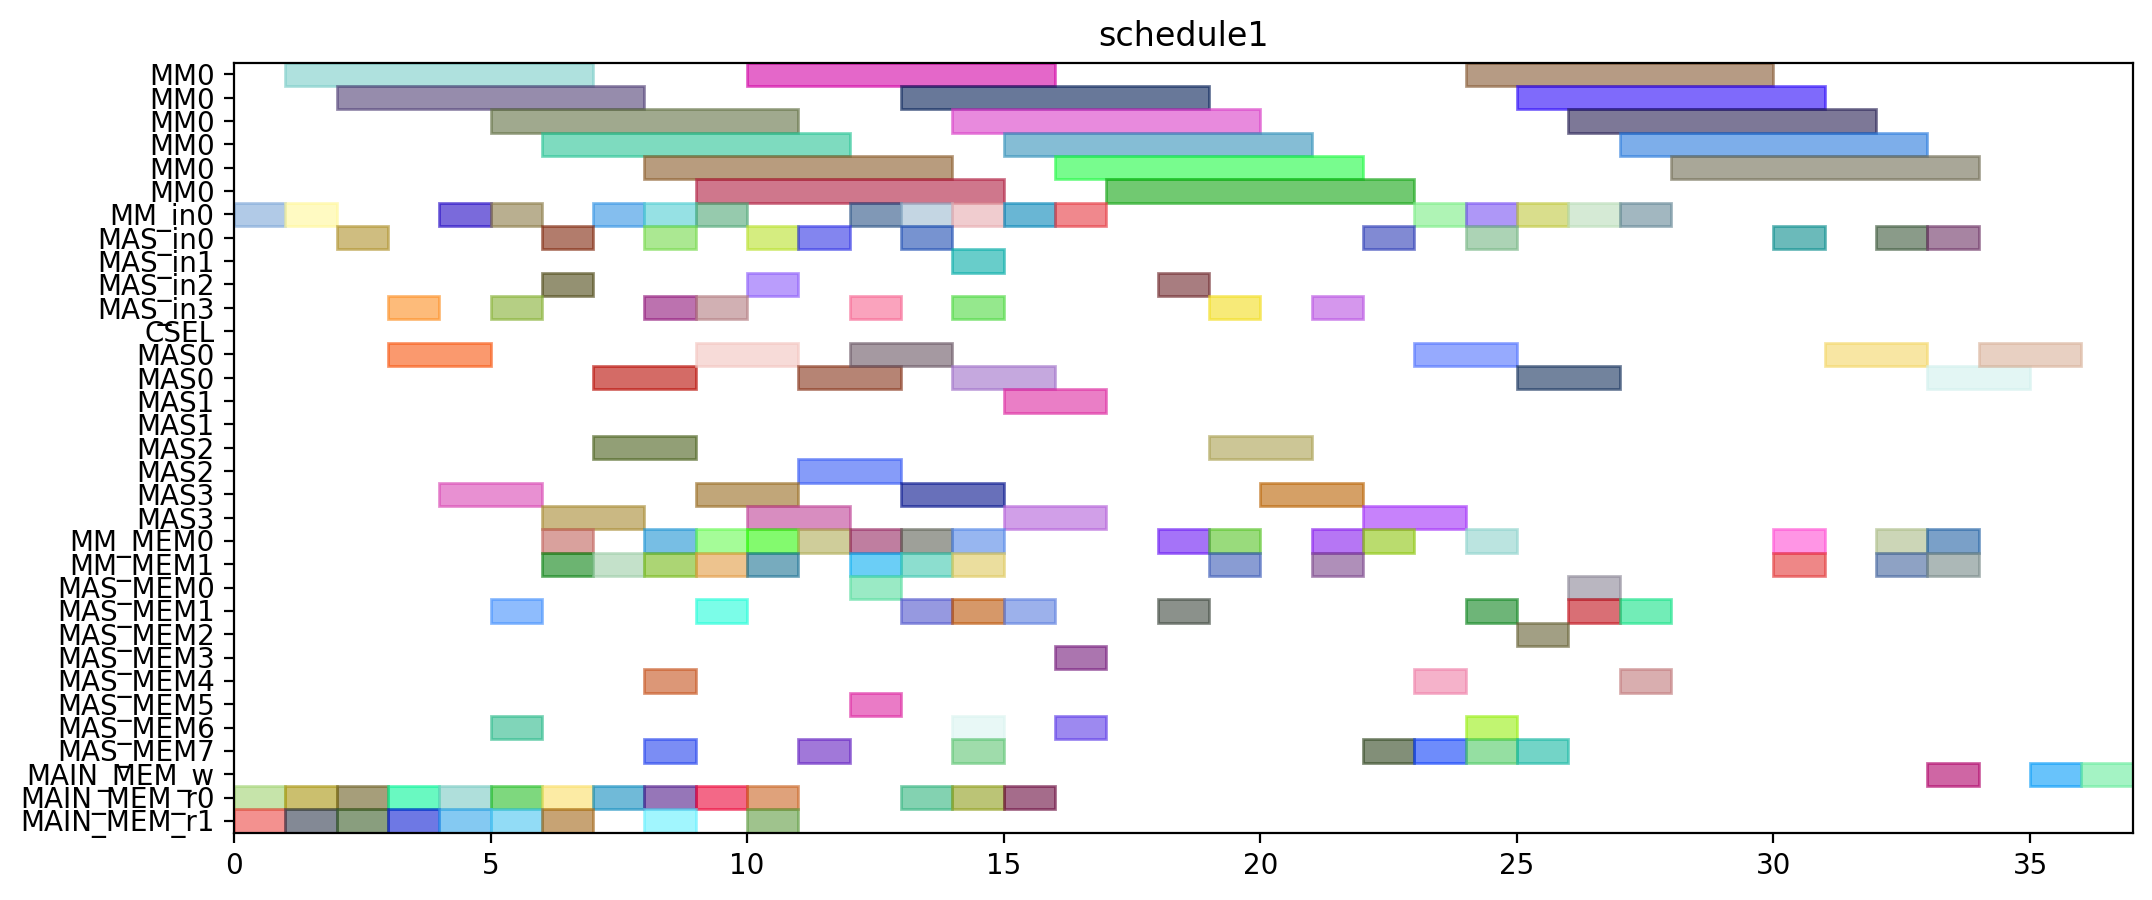

The script that drew this image:
from pyschedule import Scenario, solvers, plotters, alt


def solve():
	horizon = 144
	S = Scenario("schedule1", horizon=horizon)

	# resource
	MM = S.Resources('MM', num=1, size=6)
	MM_in = S.Resources('MM_in', num=1)
	MAS_in = S.Resources('MAS_in', num=4)
	CSEL = S.Resource('CSEL')
	MAS = S.Resources('MAS', num=4, size=2, periods=range(1, horizon))
	MM_MEM = S.Resources('MM_MEM', num=2)
	MAS_MEM = S.Resources('MAS_MEM', num=8)
	MAIN_MEM_w = S.Resource('MAIN_MEM_w', size=1)
	MAIN_MEM_r = S.Resources('MAIN_MEM_r', num=2)

	# result of previous scheduling
	t0_in = S.Task('t0_in', length=1, delay_cost=1)
	S += t0_in >= 0
	t0_in += MM_in[0]

	t0_mem0 = S.Task('t0_mem0', length=1, delay_cost=1)
	S += t0_mem0 >= 0
	t0_mem0 += MAIN_MEM_r[0]

	t0_mem1 = S.Task('t0_mem1', length=1, delay_cost=1)
	S += t0_mem1 >= 0
	t0_mem1 += MAIN_MEM_r[1]

	t0 = S.Task('t0', length=6, delay_cost=1)
	S += t0 >= 1
	t0 += MM[0]

	t2_in = S.Task('t2_in', length=1, delay_cost=1)
	S += t2_in >= 1
	t2_in += MM_in[0]

	t2_mem0 = S.Task('t2_mem0', length=1, delay_cost=1)
	S += t2_mem0 >= 1
	t2_mem0 += MAIN_MEM_r[0]

	t2_mem1 = S.Task('t2_mem1', length=1, delay_cost=1)
	S += t2_mem1 >= 1
	t2_mem1 += MAIN_MEM_r[1]

	t2 = S.Task('t2', length=6, delay_cost=1)
	S += t2 >= 2
	t2 += MM[0]

	t9_in = S.Task('t9_in', length=1, delay_cost=1)
	S += t9_in >= 2
	t9_in += MAS_in[0]

	t9_mem0 = S.Task('t9_mem0', length=1, delay_cost=1)
	S += t9_mem0 >= 2
	t9_mem0 += MAIN_MEM_r[0]

	t9_mem1 = S.Task('t9_mem1', length=1, delay_cost=1)
	S += t9_mem1 >= 2
	t9_mem1 += MAIN_MEM_r[1]

	t8_in = S.Task('t8_in', length=1, delay_cost=1)
	S += t8_in >= 3
	t8_in += MAS_in[3]

	t8_mem0 = S.Task('t8_mem0', length=1, delay_cost=1)
	S += t8_mem0 >= 3
	t8_mem0 += MAIN_MEM_r[0]

	t8_mem1 = S.Task('t8_mem1', length=1, delay_cost=1)
	S += t8_mem1 >= 3
	t8_mem1 += MAIN_MEM_r[1]

	t9 = S.Task('t9', length=2, delay_cost=1)
	S += t9 >= 3
	t9 += MAS[0]

	t1_in = S.Task('t1_in', length=1, delay_cost=1)
	S += t1_in >= 4
	t1_in += MM_in[0]

	t1_mem0 = S.Task('t1_mem0', length=1, delay_cost=1)
	S += t1_mem0 >= 4
	t1_mem0 += MAIN_MEM_r[0]

	t1_mem1 = S.Task('t1_mem1', length=1, delay_cost=1)
	S += t1_mem1 >= 4
	t1_mem1 += MAIN_MEM_r[1]

	t8 = S.Task('t8', length=2, delay_cost=1)
	S += t8 >= 4
	t8 += MAS[3]

	t1 = S.Task('t1', length=6, delay_cost=1)
	S += t1 >= 5
	t1 += MM[0]

	t10_in = S.Task('t10_in', length=1, delay_cost=1)
	S += t10_in >= 5
	t10_in += MM_in[0]

	t10_mem0 = S.Task('t10_mem0', length=1, delay_cost=1)
	S += t10_mem0 >= 5
	t10_mem0 += MAS_MEM[6]

	t10_mem1 = S.Task('t10_mem1', length=1, delay_cost=1)
	S += t10_mem1 >= 5
	t10_mem1 += MAS_MEM[1]

	t4_in = S.Task('t4_in', length=1, delay_cost=1)
	S += t4_in >= 5
	t4_in += MAS_in[3]

	t4_mem0 = S.Task('t4_mem0', length=1, delay_cost=1)
	S += t4_mem0 >= 5
	t4_mem0 += MAIN_MEM_r[0]

	t4_mem1 = S.Task('t4_mem1', length=1, delay_cost=1)
	S += t4_mem1 >= 5
	t4_mem1 += MAIN_MEM_r[1]

	t10 = S.Task('t10', length=6, delay_cost=1)
	S += t10 >= 6
	t10 += MM[0]

	t24_in = S.Task('t24_in', length=1, delay_cost=1)
	S += t24_in >= 6
	t24_in += MAS_in[0]

	t24_mem0 = S.Task('t24_mem0', length=1, delay_cost=1)
	S += t24_mem0 >= 6
	t24_mem0 += MM_MEM[0]

	t24_mem1 = S.Task('t24_mem1', length=1, delay_cost=1)
	S += t24_mem1 >= 6
	t24_mem1 += MM_MEM[1]

	t3_in = S.Task('t3_in', length=1, delay_cost=1)
	S += t3_in >= 6
	t3_in += MAS_in[2]

	t3_mem0 = S.Task('t3_mem0', length=1, delay_cost=1)
	S += t3_mem0 >= 6
	t3_mem0 += MAIN_MEM_r[0]

	t3_mem1 = S.Task('t3_mem1', length=1, delay_cost=1)
	S += t3_mem1 >= 6
	t3_mem1 += MAIN_MEM_r[1]

	t4 = S.Task('t4', length=2, delay_cost=1)
	S += t4 >= 6
	t4 += MAS[3]

	t24 = S.Task('t24', length=2, delay_cost=1)
	S += t24 >= 7
	t24 += MAS[0]

	t26_in = S.Task('t26_in', length=1, delay_cost=1)
	S += t26_in >= 7
	t26_in += MM_in[0]

	t26_mem0 = S.Task('t26_mem0', length=1, delay_cost=1)
	S += t26_mem0 >= 7
	t26_mem0 += MAIN_MEM_r[0]

	t26_mem1 = S.Task('t26_mem1', length=1, delay_cost=1)
	S += t26_mem1 >= 7
	t26_mem1 += MM_MEM[1]

	t3 = S.Task('t3', length=2, delay_cost=1)
	S += t3 >= 7
	t3 += MAS[2]

	t11_in = S.Task('t11_in', length=1, delay_cost=1)
	S += t11_in >= 8
	t11_in += MAS_in[3]

	t11_mem0 = S.Task('t11_mem0', length=1, delay_cost=1)
	S += t11_mem0 >= 8
	t11_mem0 += MM_MEM[0]

	t11_mem1 = S.Task('t11_mem1', length=1, delay_cost=1)
	S += t11_mem1 >= 8
	t11_mem1 += MM_MEM[1]

	t13_in = S.Task('t13_in', length=1, delay_cost=1)
	S += t13_in >= 8
	t13_in += MAS_in[0]

	t13_mem0 = S.Task('t13_mem0', length=1, delay_cost=1)
	S += t13_mem0 >= 8
	t13_mem0 += MAIN_MEM_r[0]

	t13_mem1 = S.Task('t13_mem1', length=1, delay_cost=1)
	S += t13_mem1 >= 8
	t13_mem1 += MAIN_MEM_r[1]

	t26 = S.Task('t26', length=6, delay_cost=1)
	S += t26 >= 8
	t26 += MM[0]

	t5_in = S.Task('t5_in', length=1, delay_cost=1)
	S += t5_in >= 8
	t5_in += MM_in[0]

	t5_mem0 = S.Task('t5_mem0', length=1, delay_cost=1)
	S += t5_mem0 >= 8
	t5_mem0 += MAS_MEM[4]

	t5_mem1 = S.Task('t5_mem1', length=1, delay_cost=1)
	S += t5_mem1 >= 8
	t5_mem1 += MAS_MEM[7]

	t11 = S.Task('t11', length=2, delay_cost=1)
	S += t11 >= 9
	t11 += MAS[3]

	t13 = S.Task('t13', length=2, delay_cost=1)
	S += t13 >= 9
	t13 += MAS[0]

	t19_in = S.Task('t19_in', length=1, delay_cost=1)
	S += t19_in >= 9
	t19_in += MM_in[0]

	t19_mem0 = S.Task('t19_mem0', length=1, delay_cost=1)
	S += t19_mem0 >= 9
	t19_mem0 += MAIN_MEM_r[0]

	t19_mem1 = S.Task('t19_mem1', length=1, delay_cost=1)
	S += t19_mem1 >= 9
	t19_mem1 += MM_MEM[1]

	t25_in = S.Task('t25_in', length=1, delay_cost=1)
	S += t25_in >= 9
	t25_in += MAS_in[3]

	t25_mem0 = S.Task('t25_mem0', length=1, delay_cost=1)
	S += t25_mem0 >= 9
	t25_mem0 += MM_MEM[0]

	t25_mem1 = S.Task('t25_mem1', length=1, delay_cost=1)
	S += t25_mem1 >= 9
	t25_mem1 += MAS_MEM[1]

	t5 = S.Task('t5', length=6, delay_cost=1)
	S += t5 >= 9
	t5 += MM[0]

	t14_in = S.Task('t14_in', length=1, delay_cost=1)
	S += t14_in >= 10
	t14_in += MAS_in[2]

	t14_mem0 = S.Task('t14_mem0', length=1, delay_cost=1)
	S += t14_mem0 >= 10
	t14_mem0 += MAIN_MEM_r[0]

	t14_mem1 = S.Task('t14_mem1', length=1, delay_cost=1)
	S += t14_mem1 >= 10
	t14_mem1 += MAIN_MEM_r[1]

	t16_in = S.Task('t16_in', length=1, delay_cost=1)
	S += t16_in >= 10
	t16_in += MAS_in[0]

	t16_mem0 = S.Task('t16_mem0', length=1, delay_cost=1)
	S += t16_mem0 >= 10
	t16_mem0 += MM_MEM[0]

	t16_mem1 = S.Task('t16_mem1', length=1, delay_cost=1)
	S += t16_mem1 >= 10
	t16_mem1 += MM_MEM[1]

	t19 = S.Task('t19', length=6, delay_cost=1)
	S += t19 >= 10
	t19 += MM[0]

	t25 = S.Task('t25', length=2, delay_cost=1)
	S += t25 >= 10
	t25 += MAS[3]

	t12_in = S.Task('t12_in', length=1, delay_cost=1)
	S += t12_in >= 11
	t12_in += MAS_in[0]

	t12_mem0 = S.Task('t12_mem0', length=1, delay_cost=1)
	S += t12_mem0 >= 11
	t12_mem0 += MM_MEM[0]

	t12_mem1 = S.Task('t12_mem1', length=1, delay_cost=1)
	S += t12_mem1 >= 11
	t12_mem1 += MAS_MEM[7]

	t14 = S.Task('t14', length=2, delay_cost=1)
	S += t14 >= 11
	t14 += MAS[2]

	t16 = S.Task('t16', length=2, delay_cost=1)
	S += t16 >= 11
	t16 += MAS[0]

	t12 = S.Task('t12', length=2, delay_cost=1)
	S += t12 >= 12
	t12 += MAS[0]

	t15_in = S.Task('t15_in', length=1, delay_cost=1)
	S += t15_in >= 12
	t15_in += MM_in[0]

	t15_mem0 = S.Task('t15_mem0', length=1, delay_cost=1)
	S += t15_mem0 >= 12
	t15_mem0 += MAS_MEM[0]

	t15_mem1 = S.Task('t15_mem1', length=1, delay_cost=1)
	S += t15_mem1 >= 12
	t15_mem1 += MAS_MEM[5]

	t6_in = S.Task('t6_in', length=1, delay_cost=1)
	S += t6_in >= 12
	t6_in += MAS_in[3]

	t6_mem0 = S.Task('t6_mem0', length=1, delay_cost=1)
	S += t6_mem0 >= 12
	t6_mem0 += MM_MEM[0]

	t6_mem1 = S.Task('t6_mem1', length=1, delay_cost=1)
	S += t6_mem1 >= 12
	t6_mem1 += MM_MEM[1]

	t15 = S.Task('t15', length=6, delay_cost=1)
	S += t15 >= 13
	t15 += MM[0]

	t18_in = S.Task('t18_in', length=1, delay_cost=1)
	S += t18_in >= 13
	t18_in += MM_in[0]

	t18_mem0 = S.Task('t18_mem0', length=1, delay_cost=1)
	S += t18_mem0 >= 13
	t18_mem0 += MAIN_MEM_r[0]

	t18_mem1 = S.Task('t18_mem1', length=1, delay_cost=1)
	S += t18_mem1 >= 13
	t18_mem1 += MAS_MEM[1]

	t29_in = S.Task('t29_in', length=1, delay_cost=1)
	S += t29_in >= 13
	t29_in += MAS_in[0]

	t29_mem0 = S.Task('t29_mem0', length=1, delay_cost=1)
	S += t29_mem0 >= 13
	t29_mem0 += MM_MEM[0]

	t29_mem1 = S.Task('t29_mem1', length=1, delay_cost=1)
	S += t29_mem1 >= 13
	t29_mem1 += MM_MEM[1]

	t6 = S.Task('t6', length=2, delay_cost=1)
	S += t6 >= 13
	t6 += MAS[3]

	t18 = S.Task('t18', length=6, delay_cost=1)
	S += t18 >= 14
	t18 += MM[0]

	t27_in = S.Task('t27_in', length=1, delay_cost=1)
	S += t27_in >= 14
	t27_in += MM_in[0]

	t27_mem0 = S.Task('t27_mem0', length=1, delay_cost=1)
	S += t27_mem0 >= 14
	t27_mem0 += MAIN_MEM_r[0]

	t27_mem1 = S.Task('t27_mem1', length=1, delay_cost=1)
	S += t27_mem1 >= 14
	t27_mem1 += MAS_MEM[1]

	t28_in = S.Task('t28_in', length=1, delay_cost=1)
	S += t28_in >= 14
	t28_in += MAS_in[1]

	t28_mem0 = S.Task('t28_mem0', length=1, delay_cost=1)
	S += t28_mem0 >= 14
	t28_mem0 += MAS_MEM[6]

	t28_mem1 = S.Task('t28_mem1', length=1, delay_cost=1)
	S += t28_mem1 >= 14
	t28_mem1 += MM_MEM[1]

	t29 = S.Task('t29', length=2, delay_cost=1)
	S += t29 >= 14
	t29 += MAS[0]

	t7_in = S.Task('t7_in', length=1, delay_cost=1)
	S += t7_in >= 14
	t7_in += MAS_in[3]

	t7_mem0 = S.Task('t7_mem0', length=1, delay_cost=1)
	S += t7_mem0 >= 14
	t7_mem0 += MM_MEM[0]

	t7_mem1 = S.Task('t7_mem1', length=1, delay_cost=1)
	S += t7_mem1 >= 14
	t7_mem1 += MAS_MEM[7]

	t27 = S.Task('t27', length=6, delay_cost=1)
	S += t27 >= 15
	t27 += MM[0]

	t28 = S.Task('t28', length=2, delay_cost=1)
	S += t28 >= 15
	t28 += MAS[1]

	t30_in = S.Task('t30_in', length=1, delay_cost=1)
	S += t30_in >= 15
	t30_in += MM_in[0]

	t30_mem0 = S.Task('t30_mem0', length=1, delay_cost=1)
	S += t30_mem0 >= 15
	t30_mem0 += MAIN_MEM_r[0]

	t30_mem1 = S.Task('t30_mem1', length=1, delay_cost=1)
	S += t30_mem1 >= 15
	t30_mem1 += MAS_MEM[1]

	t7 = S.Task('t7', length=2, delay_cost=1)
	S += t7 >= 15
	t7 += MAS[3]

	t30 = S.Task('t30', length=6, delay_cost=1)
	S += t30 >= 16
	t30 += MM[0]

	t35_in = S.Task('t35_in', length=1, delay_cost=1)
	S += t35_in >= 16
	t35_in += MM_in[0]

	t35_mem0 = S.Task('t35_mem0', length=1, delay_cost=1)
	S += t35_mem0 >= 16
	t35_mem0 += MAS_MEM[6]

	t35_mem1 = S.Task('t35_mem1', length=1, delay_cost=1)
	S += t35_mem1 >= 16
	t35_mem1 += MAS_MEM[3]

	t35 = S.Task('t35', length=6, delay_cost=1)
	S += t35 >= 17
	t35 += MM[0]

	t17_in = S.Task('t17_in', length=1, delay_cost=1)
	S += t17_in >= 18
	t17_in += MAS_in[2]

	t17_mem0 = S.Task('t17_mem0', length=1, delay_cost=1)
	S += t17_mem0 >= 18
	t17_mem0 += MM_MEM[0]

	t17_mem1 = S.Task('t17_mem1', length=1, delay_cost=1)
	S += t17_mem1 >= 18
	t17_mem1 += MAS_MEM[1]

	t17 = S.Task('t17', length=2, delay_cost=1)
	S += t17 >= 19
	t17 += MAS[2]

	t20_in = S.Task('t20_in', length=1, delay_cost=1)
	S += t20_in >= 19
	t20_in += MAS_in[3]

	t20_mem0 = S.Task('t20_mem0', length=1, delay_cost=1)
	S += t20_mem0 >= 19
	t20_mem0 += MM_MEM[0]

	t20_mem1 = S.Task('t20_mem1', length=1, delay_cost=1)
	S += t20_mem1 >= 19
	t20_mem1 += MM_MEM[1]

	t20 = S.Task('t20', length=2, delay_cost=1)
	S += t20 >= 20
	t20 += MAS[3]

	t31_in = S.Task('t31_in', length=1, delay_cost=1)
	S += t31_in >= 21
	t31_in += MAS_in[3]

	t31_mem0 = S.Task('t31_mem0', length=1, delay_cost=1)
	S += t31_mem0 >= 21
	t31_mem0 += MM_MEM[0]

	t31_mem1 = S.Task('t31_mem1', length=1, delay_cost=1)
	S += t31_mem1 >= 21
	t31_mem1 += MM_MEM[1]

	t31 = S.Task('t31', length=2, delay_cost=1)
	S += t31 >= 22
	t31 += MAS[3]


	# new tasks
	t21 = S.Task('t21', length=2, delay_cost=1)
	t21 += alt(MAS)
	t21_in = S.Task('t21_in', length=1, delay_cost=1)
	t21_in += alt(MAS_in)
	S += t21_in*MAS_in[0]<=t21*MAS[0]

	S += t21_in*MAS_in[1]<=t21*MAS[1]

	S += t21_in*MAS_in[2]<=t21*MAS[2]

	S += t21_in*MAS_in[3]<=t21*MAS[3]

	t21_mem0 = S.Task('t21_mem0', length=1, delay_cost=1)
	t21_mem0 += MM_MEM[0]
	S += 10 < t21_mem0
	S += t21_mem0 <= t21

	t21_mem1 = S.Task('t21_mem1', length=1, delay_cost=1)
	t21_mem1 += MAS_MEM[7]
	S += 21 < t21_mem1
	S += t21_mem1 <= t21

	t22 = S.Task('t22', length=2, delay_cost=1)
	t22 += alt(MAS)
	t22_in = S.Task('t22_in', length=1, delay_cost=1)
	t22_in += alt(MAS_in)
	S += t22_in*MAS_in[0]<=t22*MAS[0]

	S += t22_in*MAS_in[1]<=t22*MAS[1]

	S += t22_in*MAS_in[2]<=t22*MAS[2]

	S += t22_in*MAS_in[3]<=t22*MAS[3]

	t22_mem0 = S.Task('t22_mem0', length=1, delay_cost=1)
	t22_mem0 += MM_MEM[0]
	S += 10 < t22_mem0
	S += t22_mem0 <= t22

	t22_mem1 = S.Task('t22_mem1', length=1, delay_cost=1)
	t22_mem1 += MAS_MEM[7]
	S += 21 < t22_mem1
	S += t22_mem1 <= t22

	t32 = S.Task('t32', length=6, delay_cost=1)
	t32 += alt(MM)
	t32_in = S.Task('t32_in', length=1, delay_cost=1)
	t32_in += alt(MM_in)
	S += t32_in*MM_in[0]<=t32*MM[0]
	t32_mem0 = S.Task('t32_mem0', length=1, delay_cost=1)
	t32_mem0 += MAS_MEM[2]
	S += 16 < t32_mem0
	S += t32_mem0 <= t32

	t32_mem1 = S.Task('t32_mem1', length=1, delay_cost=1)
	t32_mem1 += MAS_MEM[7]
	S += 23 < t32_mem1
	S += t32_mem1 <= t32

	t33 = S.Task('t33', length=6, delay_cost=1)
	t33 += alt(MM)
	t33_in = S.Task('t33_in', length=1, delay_cost=1)
	t33_in += alt(MM_in)
	S += t33_in*MM_in[0]<=t33*MM[0]
	t33_mem0 = S.Task('t33_mem0', length=1, delay_cost=1)
	t33_mem0 += MAS_MEM[4]
	S += 20 < t33_mem0
	S += t33_mem0 <= t33

	t33_mem1 = S.Task('t33_mem1', length=1, delay_cost=1)
	t33_mem1 += MAS_MEM[7]
	S += 23 < t33_mem1
	S += t33_mem1 <= t33

	t23 = S.Task('t23', length=6, delay_cost=1)
	t23 += alt(MM)
	t23_in = S.Task('t23_in', length=1, delay_cost=1)
	t23_in += alt(MM_in)
	S += t23_in*MM_in[0]<=t23*MM[0]
	t23_mem0 = S.Task('t23_mem0', length=1, delay_cost=1)
	t23_mem0 += alt(MAS_MEM)
	S += (t21*MAS[0])-1 < t23_mem0*MAS_MEM[0]
	S += (t21*MAS[1])-1 < t23_mem0*MAS_MEM[2]
	S += (t21*MAS[2])-1 < t23_mem0*MAS_MEM[4]
	S += (t21*MAS[3])-1 < t23_mem0*MAS_MEM[6]
	S += t23_mem0 <= t23

	t23_mem1 = S.Task('t23_mem1', length=1, delay_cost=1)
	t23_mem1 += alt(MAS_MEM)
	S += (t22*MAS[0])-1 < t23_mem1*MAS_MEM[1]
	S += (t22*MAS[1])-1 < t23_mem1*MAS_MEM[3]
	S += (t22*MAS[2])-1 < t23_mem1*MAS_MEM[5]
	S += (t22*MAS[3])-1 < t23_mem1*MAS_MEM[7]
	S += t23_mem1 <= t23

	t34 = S.Task('t34', length=6, delay_cost=1)
	t34 += alt(MM)
	t34_in = S.Task('t34_in', length=1, delay_cost=1)
	t34_in += alt(MM_in)
	S += t34_in*MM_in[0]<=t34*MM[0]
	t34_mem0 = S.Task('t34_mem0', length=1, delay_cost=1)
	t34_mem0 += MAS_MEM[6]
	S += 16 < t34_mem0
	S += t34_mem0 <= t34

	t34_mem1 = S.Task('t34_mem1', length=1, delay_cost=1)
	t34_mem1 += alt(MAS_MEM)
	S += (t21*MAS[0])-1 < t34_mem1*MAS_MEM[1]
	S += (t21*MAS[1])-1 < t34_mem1*MAS_MEM[3]
	S += (t21*MAS[2])-1 < t34_mem1*MAS_MEM[5]
	S += (t21*MAS[3])-1 < t34_mem1*MAS_MEM[7]
	S += t34_mem1 <= t34

	t36 = S.Task('t36', length=6, delay_cost=1)
	t36 += alt(MM)
	t36_in = S.Task('t36_in', length=1, delay_cost=1)
	t36_in += alt(MM_in)
	S += t36_in*MM_in[0]<=t36*MM[0]
	t36_mem0 = S.Task('t36_mem0', length=1, delay_cost=1)
	t36_mem0 += MAS_MEM[4]
	S += 20 < t36_mem0
	S += t36_mem0 <= t36

	t36_mem1 = S.Task('t36_mem1', length=1, delay_cost=1)
	t36_mem1 += alt(MAS_MEM)
	S += (t22*MAS[0])-1 < t36_mem1*MAS_MEM[1]
	S += (t22*MAS[1])-1 < t36_mem1*MAS_MEM[3]
	S += (t22*MAS[2])-1 < t36_mem1*MAS_MEM[5]
	S += (t22*MAS[3])-1 < t36_mem1*MAS_MEM[7]
	S += t36_mem1 <= t36

	Y_Hash0_new = S.Task('Y_Hash0_new', length=2, delay_cost=1)
	Y_Hash0_new += alt(MAS)
	Y_Hash0_new_in = S.Task('Y_Hash0_new_in', length=1, delay_cost=1)
	Y_Hash0_new_in += alt(MAS_in)
	S += Y_Hash0_new_in*MAS_in[0]<=Y_Hash0_new*MAS[0]

	S += Y_Hash0_new_in*MAS_in[1]<=Y_Hash0_new*MAS[1]

	S += Y_Hash0_new_in*MAS_in[2]<=Y_Hash0_new*MAS[2]

	S += Y_Hash0_new_in*MAS_in[3]<=Y_Hash0_new*MAS[3]

	S += 0<Y_Hash0_new

	Y_Hash0_new_w = S.Task('Y_Hash0_new_w', length=1, delay_cost=1)
	Y_Hash0_new_w += alt(MAIN_MEM_w)
	S += Y_Hash0_new <= Y_Hash0_new_w

	Y_Hash0_new_mem0 = S.Task('Y_Hash0_new_mem0', length=1, delay_cost=1)
	Y_Hash0_new_mem0 += alt(MM_MEM)
	S += (t23*MM[0])-1 < Y_Hash0_new_mem0*MM_MEM[0]
	S += Y_Hash0_new_mem0 <= Y_Hash0_new

	Y_Hash0_new_mem1 = S.Task('Y_Hash0_new_mem1', length=1, delay_cost=1)
	Y_Hash0_new_mem1 += alt(MM_MEM)
	S += (t32*MM[0])-1 < Y_Hash0_new_mem1*MM_MEM[1]
	S += Y_Hash0_new_mem1 <= Y_Hash0_new

	X_Hash0_new = S.Task('X_Hash0_new', length=2, delay_cost=1)
	X_Hash0_new += alt(MAS)
	X_Hash0_new_in = S.Task('X_Hash0_new_in', length=1, delay_cost=1)
	X_Hash0_new_in += alt(MAS_in)
	S += X_Hash0_new_in*MAS_in[0]<=X_Hash0_new*MAS[0]

	S += X_Hash0_new_in*MAS_in[1]<=X_Hash0_new*MAS[1]

	S += X_Hash0_new_in*MAS_in[2]<=X_Hash0_new*MAS[2]

	S += X_Hash0_new_in*MAS_in[3]<=X_Hash0_new*MAS[3]

	S += 0<X_Hash0_new

	X_Hash0_new_w = S.Task('X_Hash0_new_w', length=1, delay_cost=1)
	X_Hash0_new_w += alt(MAIN_MEM_w)
	S += X_Hash0_new <= X_Hash0_new_w

	X_Hash0_new_mem0 = S.Task('X_Hash0_new_mem0', length=1, delay_cost=1)
	X_Hash0_new_mem0 += alt(MM_MEM)
	S += (t34*MM[0])-1 < X_Hash0_new_mem0*MM_MEM[0]
	S += X_Hash0_new_mem0 <= X_Hash0_new

	X_Hash0_new_mem1 = S.Task('X_Hash0_new_mem1', length=1, delay_cost=1)
	X_Hash0_new_mem1 += alt(MM_MEM)
	S += (t33*MM[0])-1 < X_Hash0_new_mem1*MM_MEM[1]
	S += X_Hash0_new_mem1 <= X_Hash0_new

	Z_Hash0_new = S.Task('Z_Hash0_new', length=2, delay_cost=1)
	Z_Hash0_new += alt(MAS)
	Z_Hash0_new_in = S.Task('Z_Hash0_new_in', length=1, delay_cost=1)
	Z_Hash0_new_in += alt(MAS_in)
	S += Z_Hash0_new_in*MAS_in[0]<=Z_Hash0_new*MAS[0]

	S += Z_Hash0_new_in*MAS_in[1]<=Z_Hash0_new*MAS[1]

	S += Z_Hash0_new_in*MAS_in[2]<=Z_Hash0_new*MAS[2]

	S += Z_Hash0_new_in*MAS_in[3]<=Z_Hash0_new*MAS[3]

	S += 0<Z_Hash0_new

	Z_Hash0_new_w = S.Task('Z_Hash0_new_w', length=1, delay_cost=1)
	Z_Hash0_new_w += alt(MAIN_MEM_w)
	S += Z_Hash0_new <= Z_Hash0_new_w

	Z_Hash0_new_mem0 = S.Task('Z_Hash0_new_mem0', length=1, delay_cost=1)
	Z_Hash0_new_mem0 += alt(MM_MEM)
	S += (t36*MM[0])-1 < Z_Hash0_new_mem0*MM_MEM[0]
	S += Z_Hash0_new_mem0 <= Z_Hash0_new

	Z_Hash0_new_mem1 = S.Task('Z_Hash0_new_mem1', length=1, delay_cost=1)
	Z_Hash0_new_mem1 += MM_MEM[1]
	S += 22 < Z_Hash0_new_mem1
	S += Z_Hash0_new_mem1 <= Z_Hash0_new

	solvers.mip.solve(S,msg=1,kind='CPLEX',ratio_gap=1.01)

	solution = [['hoge']*len(S.solution()[1]) for i in range(len(S.solution()))]
	for i in range(len(S.solution())):
		for j in range(len(S.solution()[i])):
			solution[i][j]=str(S.solution()[i][j])
	print(solution)

	cycles = int(solution[-1][3])

	pic_file_name = "/mnt/rose/usr1/fukuda/ABE/multiRAM_multiMAS_16mux/scheduling_result/stage6MM1_stage2MAS4/EP_ADD_A_ANY/schedule1.png"
	if(S.solution() != []):
		plotters.matplotlib.plot(S,img_filename=pic_file_name, show_task_labels=False, fig_size=(cycles*0.25+3, 5))

	return solution
